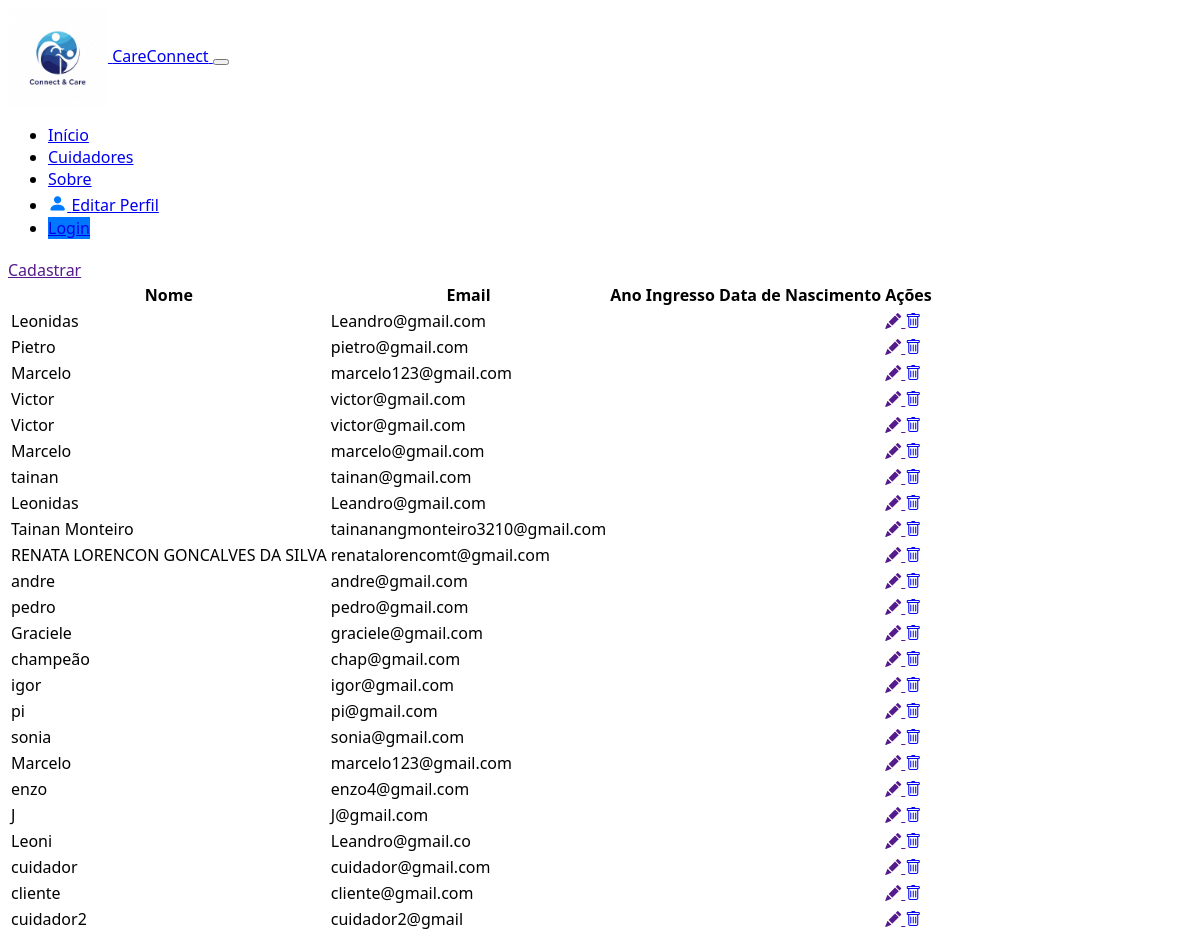
Page /usuario on the committed database.
### pfi/models.py (models this page shows, shortened)
class Usuario(models.Model):
    nome = models.CharField(max_length=100)
    email = models.EmailField()
    cpf = models.CharField(max_length=20)
    telefone = models.CharField(max_length=15)
    senha = models.CharField(max_length=128)
    data_cadastro = models.DateTimeField(auto_now_add=True)
    data_nasc = models.DateField()
    foto = models.ImageField(upload_to="fotos_cuidadores/", null=True, blank=True)

### pfi/views.py (the view)
# urls.py: path('usuario', UsuarioListView.as_view(), name='usuario'),
class UsuarioListView(ListView):
    model = Usuario
    template_name = 'usuario.html'
    context_object_name = 'usuarios'

### pfi/templates/usuario.html (shortened to what this page needs)
{% extends 'page.html' %}
{% block conteudo %}
<div class="content container mt-4">
    <div class="text-end">
        <a class="btn btn-success" href="">Cadastrar </a>
    </div>
    <table>
        <thead class='table-dark'>
        <tr>
            <th>Nome</th>
            <th>Email</th>
            <th>Ano Ingresso</th>
            <th>Data de Nascimento</th>
            <th>Ações</th>
        </tr>
        </thead>
        <tbody>
        {% for al in usuarios %}
        <tr>
            <td>{{ al.nome }}</td>
            <td>{{ al.email }}</td>
            <td>{{ al.ano_ingresso }}</td>
            <td>{{ al.data_nascimento }}</td>
            <td>
                <a href="">
                    <i class="bi bi-pencil-fill"></i>
                </a>
                <a class="text-danger" href=”">
                    <i class="bi bi-trash"></i>
                </a>
            </td>
        </tr>
        {% endfor %}
        </tbody>
    </table>
</div>
{% endblock conteudo %}

### pfi/static/style.css (style rules this page uses)
body { font-family: 'Segoe UI', Tahoma, Geneva, Verdana, sans-serif; }

### rows in the picture
Usuario: nome "Leonidas", email "Leandro@gmail.com"
Usuario: nome "Pietro", email "pietro@gmail.com"
Usuario: nome "Marcelo", email "marcelo123@gmail.com"
Usuario: nome "Victor", email "victor@gmail.com"
Usuario: nome "Victor", email "victor@gmail.com"
Usuario: nome "Marcelo", email "marcelo@gmail.com"
Usuario: nome "tainan", email "tainan@gmail.com"
Usuario: nome "Leonidas", email "Leandro@gmail.com"
Usuario: nome "Tainan Monteiro", email "tainanangmonteiro3210@gmail.com"
Usuario: nome "RENATA LORENCON GONCALVES DA SILVA", email "renatalorencomt@gmail.com"
Usuario: nome "andre", email "andre@gmail.com"
Usuario: nome "pedro", email "pedro@gmail.com"
Usuario: nome "Graciele", email "graciele@gmail.com"
Usuario: nome "champeão", email "chap@gmail.com"
Usuario: nome "igor", email "igor@gmail.com"
Usuario: nome "pi", email "pi@gmail.com"
Usuario: nome "sonia", email "sonia@gmail.com"
Usuario: nome "Marcelo", email "marcelo123@gmail.com"
Usuario: nome "enzo", email "enzo4@gmail.com"
Usuario: nome "J", email "J@gmail.com"
Usuario: nome "Leoni", email "Leandro@gmail.co"
Usuario: nome "cuidador", email "cuidador@gmail.com"
Usuario: nome "cliente", email "cliente@gmail.com"
Usuario: nome "cuidador2", email "cuidador2@gmail"
